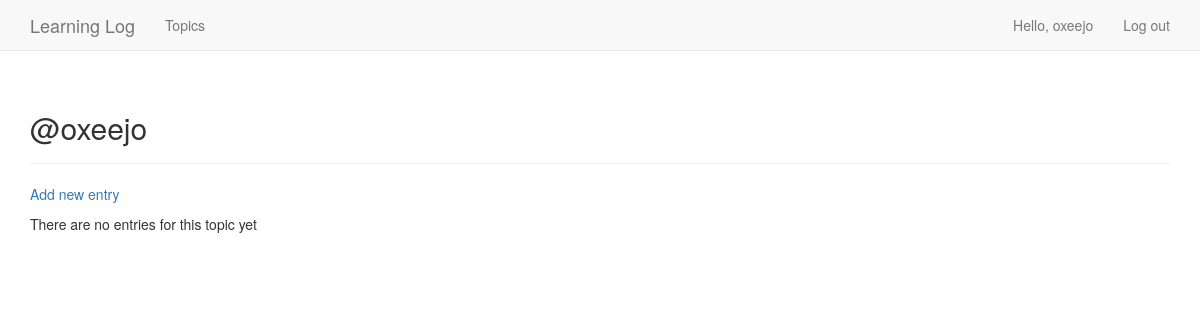
Before: /topics/4/ (signed in) with the older database file.
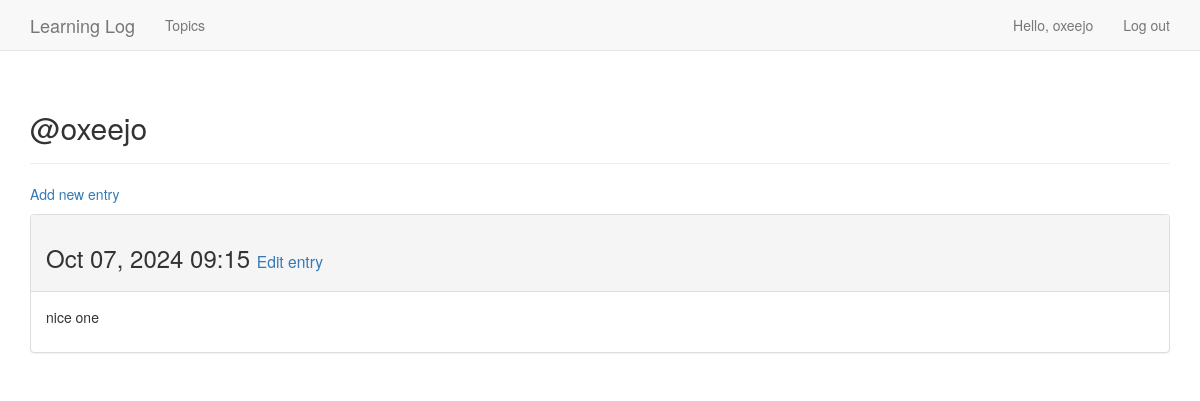
After: the same page with the newer database file.
### learning_logs/models.py (models this page shows, shortened)
class Entry(models.Model):
    topic = models.ForeignKey(Topic, on_delete=models.CASCADE)
    text = models.TextField()
    date_added = models.DateTimeField(auto_now_add=True)
    class Meta:
        verbose_name_plural = 'entries'

### learning_logs/views.py (the view)
# urls.py: path('topics/<int:topic_id>/', views.topic, name='topic'),
@login_required
def topic(request, topic_id):
    topic = Topic.objects.get(id=topic_id)
    if topic.owner != request.user:
        raise Http404
    entries = topic.entry_set.order_by('-date_added')
    context = {'topic': topic, 'entries': entries}
    return render(request, 'learning_logs/topic.html', context)

### learning_logs/models.py (called while the page is built)
    def __str__(self):
        return self.text

### learning_logs/templates/learning_logs/topic.html
{% extends 'learning_logs/base.html' %}
{% block header %}
    <h2>{{ topic }}</h2>
{% endblock header %}
{% block content %}
    <p>
        <a href="{% url 'learning_logs:new_entry' topic.id %}">Add new entry</a>
    </p>
    {% for entry in entries %}
        <div class="panel panel-default">
            <div class="panel-heading">
                <h3>
                    {{ entry.date_added|date:"M d, Y H:i" }}
                    <small>
                        <a href="{% url 'learning_logs:edit_entry' entry.id %}">Edit entry</a>
                    </small>
                </h3>
            </div>
            <div class="panel-body">
                {{ entry.text|linebreaks }}
            </div>
        </div>
    {% empty %}
        There are no entries for this topic yet
    {% endfor %}
{% endblock content %}

Changed rows visible on the page:
added Entry: date_added "Oct 07, 2024 09:15", text "nice one"
Other visible differences:
text no longer shown: "There are no entries for this topic yet"
